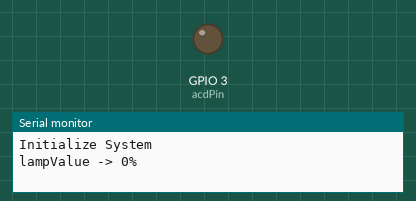
Recording of a sketch running on a simulated ESP32. Shown: output pins drawn as LEDs (lit = HIGH), the last lines printed to the serial monitor.

Above: at 0.1 s.
At 8.1 s:
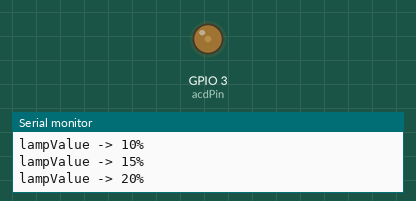
At 18.1 s:
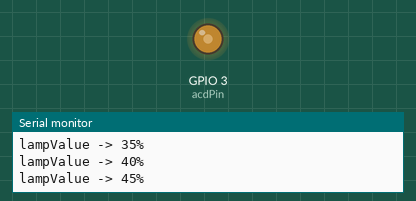
At 38.1 s:
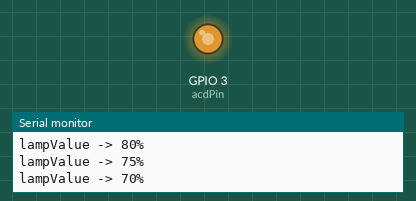
Timing chart, 0 to 39.6 s (numbered marks = the images above):
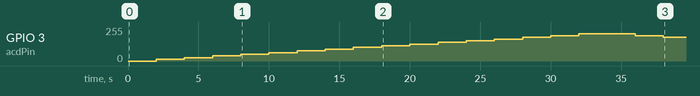

Measured:
- by itself, GPIO 3 (acdPin): rises from 0/255 to 204/255 in 30.0 s, then falls to 178/255 in 6.0 s

The sketch:

Dimmer_Test.ino
```cpp
//Libraries
#include <RBDdimmer.h>//https://github.com/RobotDynOfficial/RBDDimmer
//Parameters
 int zeroCrossPin  = 2;
 int acdPin  = 3;
int MIN_POWER  = 0;
int MAX_POWER  = 80;
int POWER_STEP  = 5;
//Variables
int power  = 0;
//Objects
dimmerLamp acd(acdPin);
void setup(){
//Init Serial USB
Serial.begin(9600);
Serial.println(F("Initialize System"));
acd.begin(NORMAL_MODE, ON);
}
void loop(){
 testDimmer();
}
void testDimmer(){/* function testDimmer */
////Sweep light power to test dimmer
 for(power=MIN_POWER;power<=MAX_POWER;power+=POWER_STEP){
   acd.setPower(power); // setPower(0-100%);
     Serial.print("lampValue -> ");
     Serial.print(acd.getPower());
     Serial.println("%");
   delay(2000);
 }
 for(power=MAX_POWER;power>=MIN_POWER;power-=POWER_STEP){
   acd.setPower(power); // setPower(0-100%);
     Serial.print("lampValue -> ");
     Serial.print(acd.getPower());
     Serial.println("%");
   delay(2000);
 }
}
```
